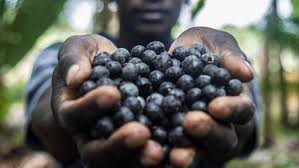
#> input picture Week 4/FruitinAmazon/FruitinAmazon/test/acai/images.jpeg, 299 x 168 px, given in place of images.jpg, which was not available
$ python workshop1.py
#> lines starting #> are read from the running program, lines starting #| are printed output that depends on the picture; after the words box and inside, x2 and y2 are one past the last pixel; in counts of white or black regions, pixels touching at a corner belong together; pictures that were not available may be replaced by others from this repository, and a replacement may not be noted
# -*- coding: utf-8 -*-
"""Workshop1.ipynb

Automatically generated by Colab.

Original file is located at
    https://colab.research.google.com/drive/1QG1i_GjZeowtEZRd81kmJma0WDZ49yXA
"""

# Commented out IPython magic to ensure Python compatibility.
import numpy as np
from PIL import Image
import matplotlib.pyplot as plt
from google.colab import files
# %matplotlib inline

# Use your uploaded image (no upload needed)
filename = "images.jpg"

# Exercise 1 - Original + Top Left 100x100
img = np.array(Image.open(filename))
#> img is the input picture: shape (168, 299, 3); mean R, G, B 98.3, 99.3, 92.7
plt.figure(figsize=(12,6))
plt.subplot(1,2,1)
plt.imshow(img)
plt.title("Original Image")
plt.axis('off')

plt.subplot(1,2,2)
plt.imshow(img[:100,:100])
plt.title("Top-Left 100x100")
plt.axis('off')
plt.show()

# Exercise 1 - RGB Channels
r,g,b = img[:,:,0], img[:,:,1], img[:,:,2]
plt.figure(figsize=(15,5))
plt.subplot(1,3,1); plt.imshow(r, cmap='Reds'); plt.title("Red"); plt.axis('off')
plt.subplot(1,3,2); plt.imshow(g, cmap='Greens'); plt.title("Green"); plt.axis('off')
plt.subplot(1,3,3); plt.imshow(b, cmap='Blues'); plt.title("Blue"); plt.axis('off')
plt.show()

# Exercise 1 - Modify top 100x100 to 210
mod = img.copy()
mod[:100,:100] = 210
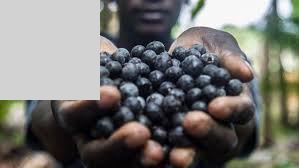
#> mod: shape (168, 299, 3); 19.91% of pixels changed, all inside (x1, y1, x2, y2) = (0, 0, 100, 100)
plt.imshow(mod)
plt.title("Modified Top 100x100 = 210")
plt.axis('off')
plt.show()

# Exercise 2 - Grayscale
gray = np.array(Image.open(filename).convert('L'))
plt.imshow(gray, cmap='gray')
plt.title("Grayscale")
plt.axis('off')
plt.show()

# Exercise 2 - Middle 150x150
h,w = gray.shape
#> h = 168; w = 299
middle = gray[h//2-75:h//2+75, w//2-75:w//2+75]
plt.imshow(middle, cmap='gray')
plt.title("Middle 150x150")
plt.axis('off')
plt.show()

# Exercise 2 - Threshold
binary = np.where(gray < 100, 0, 255).astype(np.uint8)
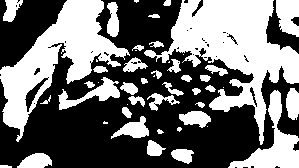
#> binary: shape (168, 299); 44.2% white; 49 white regions (12 under 20 px), largest, box (x1, y1, x2, y2) and area: (144, 0, 299, 145) 8390, (0, 0, 130, 142) 6351, (228, 90, 299, 168) 1774
plt.imshow(binary, cmap='gray')
plt.title("Thresholded")
plt.axis('off')
plt.show()

# Exercise 2 - Rotate 90° clockwise
rotated = np.rot90(gray, k=3)
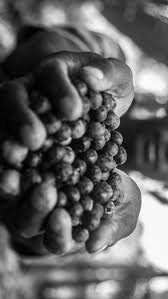
#> rotated: shape (299, 168); min 0, max 255, mean 98.3
plt.imshow(rotated, cmap='gray')
plt.title("Rotated 90° Clockwise")
plt.axis('off')
plt.show()

# Exercise 2 - Grayscale to RGB
rgb_gray = np.stack([gray]*3, axis=-1)
plt.imshow(rgb_gray)
plt.title("Grayscale → RGB")
plt.axis('off')
plt.show()

# PCA from scratch
X = gray.astype(float)
h, w = X.shape
mean = X.mean(axis=0)
#> mean = 299 values, max 162.7 at index 259, min 49.94 at index 167, mean 98.25
std = X.std(axis=0) + 1e-8
#> std = 299 values, max 89.74 at index 77, min 15.29 at index 0, mean 61.1
X_std = (X - mean) / std

cov = np.cov(X_std, rowvar=False)
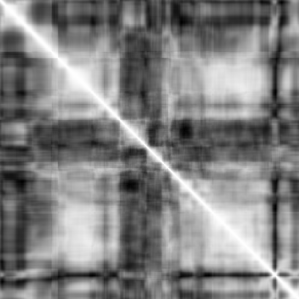
#> cov: shape (299, 299) float64; min -0.602, max 1.01, mean 0.216; drawn with min black and max white
eigval, eigvec = np.linalg.eig(cov)
idx = eigval.argsort()[::-1]
#> idx = 299 values, max 298 at index 242, min 0 at index 0, mean 149
eigval = eigval[idx].real
#> eigval = 299 values, max 107.7 at index 0, min -5.18e-15 at index 298, mean 1.01
eigvec = eigvec[:, idx].real
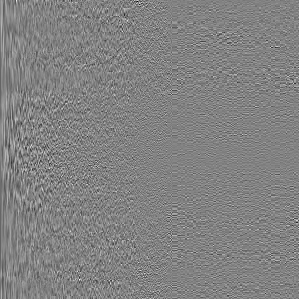
#> eigvec: shape (299, 299) float64; min -0.385, max 0.368, mean -0.000108; drawn with min black and max white

cum_var = np.cumsum(eigval / eigval.sum())
#> cum_var = 299 values from 0.358 to 1
plt.plot(cum_var*100)
plt.title("Cumulative Explained Variance")
plt.xlabel("Components")
plt.ylabel("%")
plt.grid()
plt.show()
#> figure, not shown here; curve peaks at x = 166, y = 100

# Exercise 3 - Reconstruct with 4 different k (10,20,50,100)
def reconstruct(k):
    V = eigvec[:, :k]
    proj = X_std @ V
    rec = (proj @ V.T) * std + mean
    return np.clip(rec, 0, 255).astype(np.uint8)

plt.figure(figsize=(15,10))
plt.subplot(2,3,1)
plt.imshow(gray, cmap='gray')
plt.title("Original")
plt.axis('off')

ks = [10,20,50,100]
for i,k in enumerate(ks,2):
    rec = reconstruct(k)
    plt.subplot(2,3,i)
    plt.imshow(rec, cmap='gray')
    plt.title(f"{k} Components")
    plt.axis('off')
#> this loop made 4 passes
#> pass 1, `rec = reconstruct(k)`:
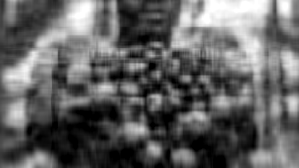
#> rec: shape (168, 299); min 0, max 255, mean 97.9
plt.show()
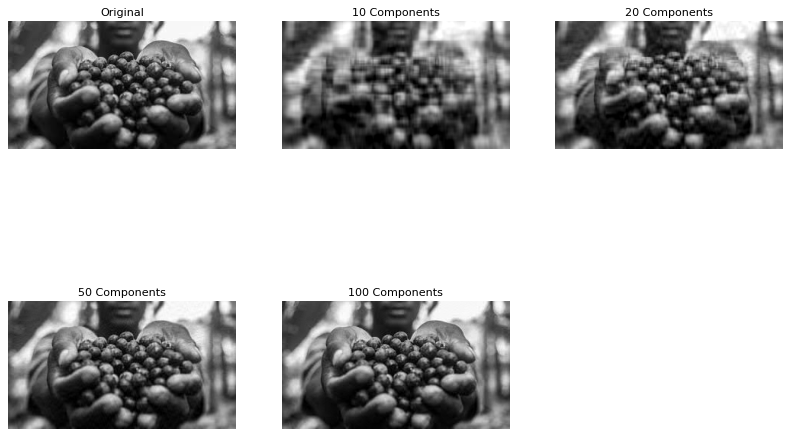
#> figure drawn by matplotlib, 5 panels

$ run again, with Week 4/FruitinAmazon/FruitinAmazon/test/acai/download (9).jpeg copied over Week 4/FruitinAmazon/FruitinAmazon/test/acai/images.jpeg
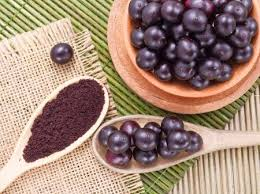
#> input picture Week 4/FruitinAmazon/FruitinAmazon/test/acai/download (9).jpeg, 260 x 194 px, given in place of images.jpg, which was not available
#> img is the input picture: shape (194, 260, 3); mean R, G, B 161.2, 134.5, 119.4
#> mod: shape (194, 260, 3); 19.83% of pixels changed, all inside (x1, y1, x2, y2) = (0, 0, 100, 100)
#> `binary = np.where(gray < 100, 0, 255).astype(np.uint8)`:
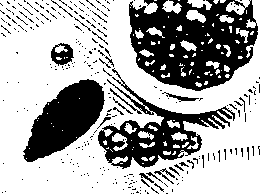
#> binary: shape (194, 260); 66.2% white; 276 black regions (251 under 20 px), largest, box (x1, y1, x2, y2) and area: (129, 0, 258, 91) 7572, (98, 68, 235, 169) 3807, (23, 79, 105, 162) 3699
#> mean = 260 values, max 209 at index 22, min 79.34 at index 161, mean 140.8
#> std = 260 values, max 77.44 at index 212, min 34.42 at index 258, mean 57.55
#> idx = 260 values, max 259 at index 217, min 0 at index 0, mean 129.5
#> eigval = 260 values, max 59.17 at index 0, min -2.7e-15 at index 259, mean 1.01
#> cum_var = 260 values from 0.226 to 1
#> the loop `for i,k in enumerate(ks,2):` made 4 passes
#> pass 2, in reconstruct (call 2), `proj = X_std @ V`:
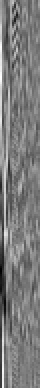
#> proj: shape (194, 20) float64 (shown 2 times larger); min -12.9, max 13.58, mean 1.17e-16; drawn with min black and max white
